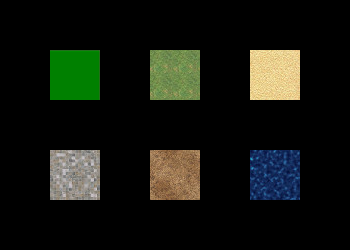

A level layout from a 2D game, rendered from its tile map. Below: a short description, then the map file with its tile-grid data intact:
An orthogonal 7x5 tile map with 50x50 px tiles, 3 tile layers (Regions, Input_set, Output_Ground), 2 tilesets.

<map version="1.0" orientation="orthogonal" width="7" height="5" tilewidth="50" tileheight="50">
 <tileset firstgid="1" name="evolution1" tilewidth="50" tileheight="50">
  <image source="../evolution1.png" width="300" height="500" />
 </tileset>
 <tileset firstgid="61" name="set_rules" tilewidth="50" tileheight="50">
  <image source="set_rules.png" width="150" height="150" />
 </tileset>
 <layer name="Regions" width="7" height="5">
  <data>
   <tile gid="0" />
   <tile gid="0" />
   <tile gid="0" />
   <tile gid="0" />
   <tile gid="0" />
   <tile gid="0" />
   <tile gid="0" />
   <tile gid="0" />
   <tile gid="61" />
   <tile gid="0" />
   <tile gid="61" />
   <tile gid="0" />
   <tile gid="61" />
   <tile gid="0" />
   <tile gid="0" />
   <tile gid="0" />
   <tile gid="0" />
   <tile gid="0" />
   <tile gid="0" />
   <tile gid="0" />
   <tile gid="0" />
   <tile gid="0" />
   <tile gid="61" />
   <tile gid="0" />
   <tile gid="61" />
   <tile gid="0" />
   <tile gid="61" />
   <tile gid="0" />
   <tile gid="0" />
   <tile gid="0" />
   <tile gid="0" />
   <tile gid="0" />
   <tile gid="0" />
   <tile gid="0" />
   <tile gid="0" />
  </data>
 </layer>
 <layer name="Input_set" width="7" height="5">
  <data>
   <tile gid="0" />
   <tile gid="0" />
   <tile gid="0" />
   <tile gid="0" />
   <tile gid="0" />
   <tile gid="0" />
   <tile gid="0" />
   <tile gid="0" />
   <tile gid="64" />
   <tile gid="0" />
   <tile gid="65" />
   <tile gid="0" />
   <tile gid="63" />
   <tile gid="0" />
   <tile gid="0" />
   <tile gid="0" />
   <tile gid="0" />
   <tile gid="0" />
   <tile gid="0" />
   <tile gid="0" />
   <tile gid="0" />
   <tile gid="0" />
   <tile gid="66" />
   <tile gid="0" />
   <tile gid="67" />
   <tile gid="0" />
   <tile gid="68" />
   <tile gid="0" />
   <tile gid="0" />
   <tile gid="0" />
   <tile gid="0" />
   <tile gid="0" />
   <tile gid="0" />
   <tile gid="0" />
   <tile gid="0" />
  </data>
 </layer>
 <layer name="Output_Ground" width="7" height="5">
  <data>
   <tile gid="0" />
   <tile gid="0" />
   <tile gid="0" />
   <tile gid="0" />
   <tile gid="0" />
   <tile gid="0" />
   <tile gid="0" />
   <tile gid="0" />
   <tile gid="54" />
   <tile gid="0" />
   <tile gid="8" />
   <tile gid="0" />
   <tile gid="11" />
   <tile gid="0" />
   <tile gid="0" />
   <tile gid="0" />
   <tile gid="0" />
   <tile gid="0" />
   <tile gid="0" />
   <tile gid="0" />
   <tile gid="0" />
   <tile gid="0" />
   <tile gid="38" />
   <tile gid="0" />
   <tile gid="41" />
   <tile gid="0" />
   <tile gid="57" />
   <tile gid="0" />
   <tile gid="0" />
   <tile gid="0" />
   <tile gid="0" />
   <tile gid="0" />
   <tile gid="0" />
   <tile gid="0" />
   <tile gid="0" />
  </data>
 </layer>
</map>